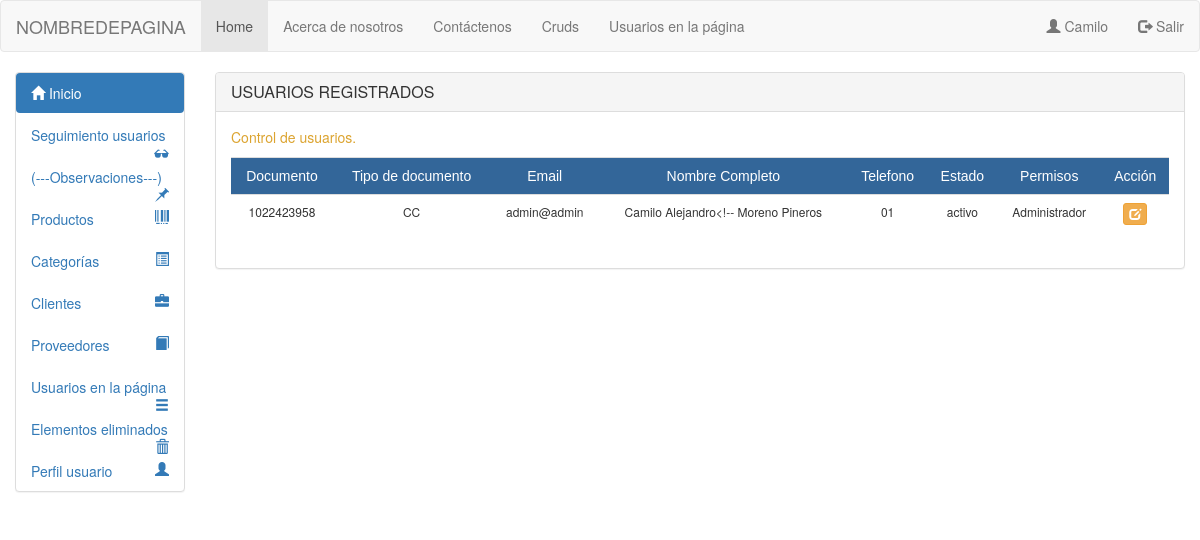
The page /vista/html/admon.php (signed in) on the database as committed earlier.
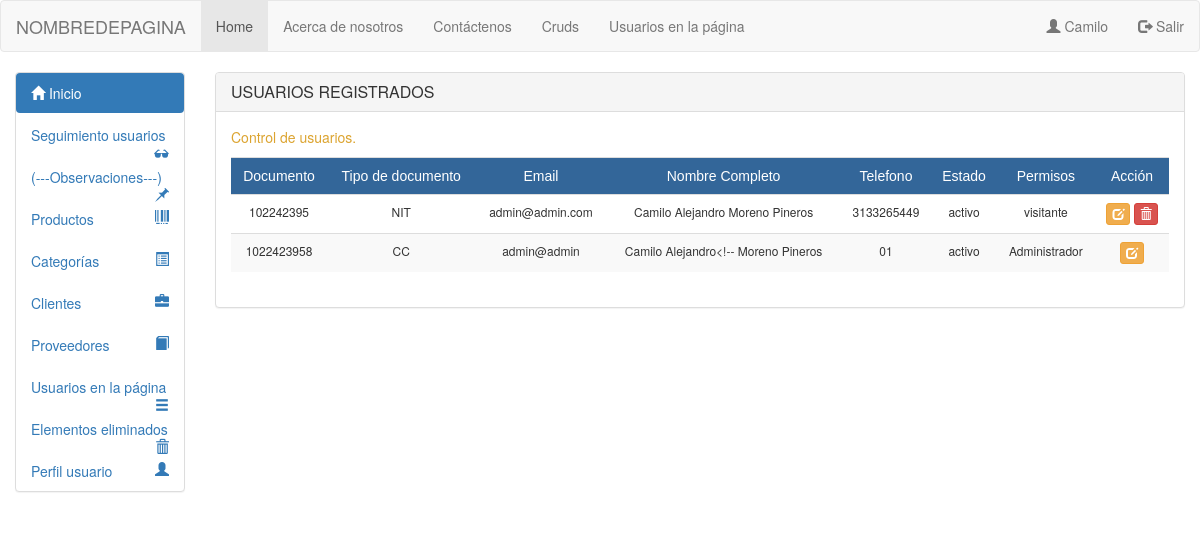
The same page on the database as committed later.
### tables this page shows
CREATE TABLE `usuarios` (
  `documento` int(11) NOT NULL,
  `email_usuario` varchar(50) NOT NULL,
  `primer_nombre` varchar(50) NOT NULL,
  `segundo_nombre` varchar(50) NOT NULL,
  `primer_apellido` varchar(50) NOT NULL,
  `segundo_apellido` varchar(50) NOT NULL,
  `contrasena` varchar(255) NOT NULL,
  `telefono` varchar(20) NOT NULL,
  `estado_usuario` tinyint(1) NOT NULL,
  `tipo_documento` varchar(4) NOT NULL,
  `id_rol` int(11) NOT NULL
);

### Modelo/conexion.php (called while the page is built, shortened)
<?php
class Conexion
{
public function __construct()
{
$this->con = new mysqli("localhost", "root", "", "inventcorp");
}
}
?>

### Modelo/mdlusulistar.php (called while the page is built)
<?php
 include_once("conexion.php");
class Usuario extends Conexion
{
	public function listarusuarios()
	{
		$q = "select * from usuarios where estado_usuario='1' order by primer_nombre";
        $consulta = $this->con->query($q) or die ('failed!' . $this->con->error);
		return $consulta;
	}
}
?>

### Modelo/mdlescape.php (called while the page is built)
<?php
class Escap
{
	public function escape($string){
		return htmlentities($string, ENT_QUOTES, 'UTF-8');
	}
}
?>

### Vista/html/admon.php (the view, shortened to what this page needs)
<!DOCTYPE html>
<html lang="en">
<head>
  <link href="../bootstrap/css/bootstrap.min.css" rel="stylesheet" media="screen">
</head>
<body>
<?php
require '../../modelo/mdlusulistar.php';
require '../../modelo/mdlescape.php';
include_once 'header.php';
?>
<div class="container-fluid">
  <div class="row">
<div class="col-sm-3 col-md-2 sidebar">
<?php
include_once 'menulateral.php';
?>
</div>
   <div class="col-sm-10 col-md-10">
    <div class="panel panel-default">
      <div class="panel-heading">
        <h3 class="panel-title">USUARIOS REGISTRADOS</h3>
      </div>
      <div class="panel-body">
         <p style="color:#DCA430">Control de usuarios. <center><span><?php if(isset($_REQUEST['dato'])){ echo "BORRADO EXITOSO";}if(isset($_REQUEST['dato1'])){ echo "ACTUALIZACION EXITOSA";}?></span></center></p>
      			    <div class="row">
      			    <div class="col-sm-12 col-md-12">
                <form name="areat" action="" method="post">
      			    <div class="table-responsive">
                     <table class="table table-hover table-striped" align="center">
      			         <tr style="color:#FFF; background-color:#369">
                     <td align="center" style="font-family:Tahoma, Geneva, sans-serif">Documento</td>
                     <td align="center" style="font-family:Tahoma, Geneva, sans-serif">Tipo de documento</td>
      			         <td align="center" style="font-family:Tahoma, Geneva, sans-serif">Email</td>
                     <td align="center" style="font-family:Tahoma, Geneva, sans-serif">Nombre Completo</td>
                     <td align="center" style="font-family:Tahoma, Geneva, sans-serif">Telefono</td>
                     <td align="center" style="font-family:Tahoma, Geneva, sans-serif">Estado</td>
                     <td align="center" style="font-family:Tahoma, Geneva, sans-serif">Permisos</td>
                     <td align="center" style="font-family:Tahoma, Geneva, sans-serif">Acción</td>
                     <?php
      			           $objeto= new Usuario;
      			           $res=$objeto->listarusuarios();
                       $objeto2= new Escap;
            			   while($row = $res->fetch_array(MYSQLI_ASSOC)){
            				  ?>
            			         <tr style="font-size:12px">
                			     <td align="center"><?php echo $objeto2->escape($row['documento'])?></td>
                           <td align="center"><?php echo $objeto2->escape($row['tipo_documento'])?></td>
                			     <td align="center"><?php echo $objeto2->escape($row['email_usuario'])?></td>
                           <td align="center">
                            <?php
                              echo $objeto2->escape($row['primer_nombre']." ");
                              echo $objeto2->escape($row['segundo_nombre']." ");
                              echo $objeto2->escape($row['primer_apellido']." ");
                              echo $objeto2->escape($row['segundo_apellido']);
                            ?>
                           </td>
                           <td align="center"><?php echo $objeto2->escape($row['telefono'])?></td>
                           <td align="center"><?php echo $objeto2->escape($row['estado_usuario'] == 1 ? 'activo' : 'inactivo');?></td>
                           <td align="center">
                            <?php
                            if ($objeto2->escape($row['id_rol'] == 1)) {
                              echo "Administrador";
                            }
                            if ($objeto2->escape($row['id_rol'] == 3)) {
                              echo "visitante";
                            }
                            ?>
                           </td>
                            <td align="center"><center><a href="editarusuario.php?id=<?php echo $row["documento"]?>"><span class = "btn btn-warning btn-xs"><span class = "glyphicon glyphicon-edit"></span></span></a>
                             <?php
                            if ($objeto2->escape($row['id_rol'] == 3)) {?>
                              <a href="../../controlador/controler2.php?id=<?php echo $row['documento']?>"><span class = "btn btn-danger btn-xs"><span class = "glyphicon glyphicon-trash"></span></span></a></center></td>
                              <?php
                            }
                             ?>
                           </tr>
            				  <?php } $objeto->CloseDB();?>
      				        </table>
                      </div>
      			   </form>
            </div>
          </div>
        </div>
      </div>
    </div>
  </div>
</div>
</body>
</html>

### Vista/html/header.php (shortened to what this page needs)
<!DOCTYPE html>
<html lang="en">
<?php
$archivo = basename($_SERVER['PHP_SELF']);
if ($archivo=="index.php")
{
	$ruta="vista/html/";
}
else
{
	$ruta="";
}
?>
<head>
  <link href="../bootstrap/css/bootstrap.min.css" rel="stylesheet" media="screen">
</head>
<body>
<nav class="navbar navbar-default">
  <div class="container-fluid">
    <div class="navbar-header">
      <a class="navbar-brand" href="<?php echo $ruta;?>../../index.php">NOMBREDEPAGINA</a>
    </div>
    <ul class="nav navbar-nav">
      <li class="active"><a href="<?php echo $ruta;?>../../index.php">Home</a></li>
      <li><a href="#">Acerca de nosotros</a></li>
      <li><a href="#">Contáctenos</a></li>
      <li >
        <?php if(isset($_SESSION["session"])): ?>
            <?php if ($_SESSION["idrol"] == 3): ?>
            <?php else: ?>
                     <a href="<?php echo $ruta;?>crudproductos.php">Cruds</a></li>
            <?php endif ?>
        <?php else: ?>
        <?php endif ?>
      <li>
        <?php if(isset($_SESSION["session"])): ?>
            <?php if ($_SESSION["idrol"] == 1): ?>
                      <a href="<?php echo $ruta;?>admon.php">Usuarios en la página</a>
            <?php elseif($_SESSION["idrol"] == 2): ?>
            <?php elseif($_SESSION["idrol"] == 3): ?>
            <?php endif ?>
        <?php else: ?>
        <?php endif ?>
      </li>
    </ul>
    <ul class="nav navbar-nav navbar-right">
      <li class="pull-right">
        <a href="<?php if(isset($_SESSION['session'])){echo $ruta.'../../controlador/salir.php';} else { echo $ruta.'seguridaddb.php';}?>">
          <span class="glyphicon glyphicon-log-out">
          </span>
          <?php if(isset($_SESSION["session"])){ echo "Salir";} else{echo "Logueo";}?>
        </a>
      </li>
     <li class="pull-right">
      <a href="<?php if(isset($_SESSION['session'])){}else { echo $ruta.'registro.php';}?>">
        <span class="glyphicon glyphicon-user">
        </span>
       <?php if(isset($_SESSION["session"])){ echo $_SESSION["session"];} else{echo "Registro";}?>
      </a>
    </li>
    </ul>
  </div>
</nav>
</body>
</html>

### Vista/html/menulateral.php (shortened to what this page needs)
<!DOCTYPE html>
<html lang="en">
<head>
  <link href="../bootstrap/css/bootstrap.min.css" rel="stylesheet" media="screen">
</head>
<body>
  <ul class="nav nav-pills nav-stacked panel panel-default">
      <li class="active"><a href="../../index.php"><span class="glyphicon glyphicon-home"></span> Inicio</a></li>
      <li>
          <?php if ($_SESSION["idrol"] == 1): ?>
              <a href="seguimientousu.php">Seguimiento usuarios<span class="glyphicon glyphicon-sunglasses pull-right"> </span></a>
          <?php else: ?>
          <?php endif ?>
      </li>
      <li><a href="">(---Observaciones---)<span class="glyphicon glyphicon-pushpin pull-right"></span> </a></li>
      <li><a href="crudproductos.php">Productos<span class="glyphicon glyphicon glyphicon-barcode pull-right"></span> </a></li>
      <li><a href="crudcategoria.php">Categorías<span class="glyphicon glyphicon-list-alt pull-right"></span> </a></li>
      <li><a href="crudcliente.php">Clientes<span class="glyphicon glyphicon-briefcase pull-right"></span> </a></li>
      <li><a href="crudproveedor.php">Proveedores<span class="glyphicon glyphicon-book pull-right"></span> </a></li>
      <li>
          <?php if ($_SESSION["idrol"] == 1): ?>
              <a href="admon.php">Usuarios en la página<span class="glyphicon glyphicon-menu-hamburger pull-right"> </span></a>
          <?php else: ?>
          <?php endif ?>
      </li>
      <li>
        <?php if ($_SESSION["idrol"] == 1): ?>
              <a href="objetoelm.php">Elementos eliminados<span class="glyphicon glyphicon-trash pull-right"></span> </a>
        <?php else: ?>
        <?php endif ?>
      </li>
      <li><a href="perfilusuario.php">Perfil usuario<span class="glyphicon glyphicon-user pull-right"></span> </a></li>
  </ul>
</body>
</html>

Rows that differ between the two databases and show on the page:
added usuarios: documento "102242395", tipo_documento "NIT", email_usuario "admin@admin.com", primer_nombre "Camilo", segundo_nombre "Alejandro", primer_apellido "Moreno", segundo_apellido "Pineros", telefono "3133265449", estado_usuario "activo", shows "visitante"
